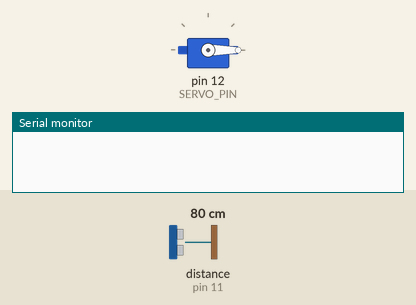
Bench run of a sketch on a simulated Arduino Uno, built with avr-gcc and run on an emulated ATmega328P. Parts: servo, the last lines printed to the serial monitor. Wiring (inferred from the names in the program): ultrasonic range finder: trigger pin 10; echo pin 11. The inputs (shaded band) are chosen by the test bench; at power-on: distance to the obstacle (sensor on pin 11) 80 cm. The echo pulse lasts 58.3 µs per cm.

Above: at 1.7 s.
1.8 s: distance to the obstacle (sensor on pin 11) set to 53 cm
3.3 s: distance to the obstacle (sensor on pin 11) set to 47 cm
At 4.0 s:
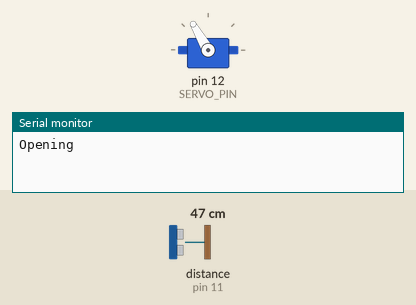
Timing chart, 0 to 6.3 s (numbered marks = the images above; inputs shaded):
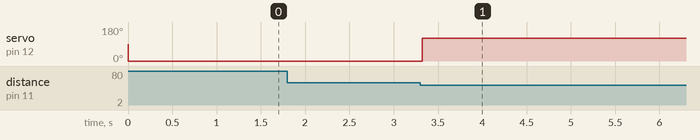

Measured:
- the behaviour switches between 51 and 50 cm on distance to the obstacle (sensor on pin 11) (found by bisection; images 0 and 1)
- after the input at 1.8 s, every drawn part: stays the same
- after the input at 3.3 s, servo on pin 12 (SERVO_PIN): 0° → 120° at once

The sketch:

SmartDustbin.ino
```cpp
#include <Servo.h>

#define TRIG_PIN 10
#define ECHO_PIN 11
#define SERVO_PIN 12

bool opened = false;
Servo servo;


void setup() {
  Serial.begin (115200);
  pinMode(TRIG_PIN, OUTPUT);
  pinMode(ECHO_PIN, INPUT);
  servo.attach(SERVO_PIN);
  delay(1);
  servo.write(0);
  delay(500);
  servo.detach();
}


void loop() {
  if (distance() < 50) {
    if (!opened) {
      Serial.println("Opening");
      servo.attach(SERVO_PIN);
      delay(1);
      servo.write(120);
      delay(500);
      servo.detach();
      opened = true;
    }
  } else {
    if (opened) {
      delay(50);
      if (distance() < 50) { // re-check to avoid false positives
        Serial.println("Closing");
        delay(1000);
        servo.attach(SERVO_PIN);
        delay(1);
        servo.write(0);
        delay(500);
        servo.detach();
        opened = false;
      }
    }
  }
  delay(100);
}


long distance() {
  long duration, distance;
  digitalWrite(TRIG_PIN, LOW);
  delayMicroseconds(2);
  digitalWrite(TRIG_PIN, HIGH);
  delayMicroseconds(10);
  digitalWrite(TRIG_PIN, LOW);
  duration = pulseIn(ECHO_PIN, HIGH);
  distance = (duration/2) / 29.1;
  return distance;
}
```
